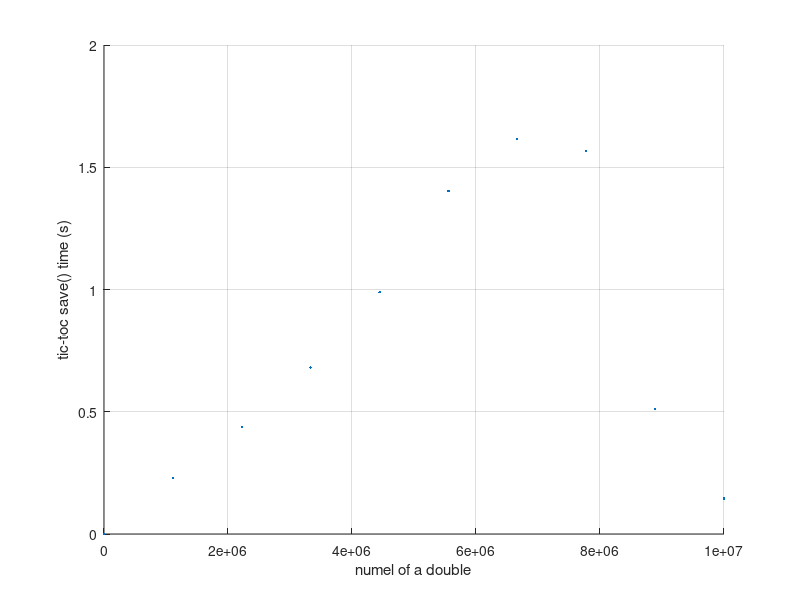

Write the MATLAB code that produced this figure.
function benchWriteMatFiles
% Time how .mat file overwriting time depends on double variable size.
%
% With Matlab 7.11.0.584 (R2010b) on a MACI64, overwrite time was quite
% linear.  This is not surprising.
%
% With MATLAB 7.8.0.347 (R2009a) on a MACI (32 bit), overwrite time was
% quite linear, as well.
%
% @ingroup utilities

filename = 'benchMat.mat';
d = [];
save(filename, 'd');

sizes = floor(linspace(0, 1e7, 10));
n = numel(sizes);
times = zeros(1,n);
for ii = [1 1:n]
    clear('d');
    d = zeros(1,sizes(ii));
    tic;
    save(filename, 'd', '-append');
    times(ii) = toc;
    sizes(ii) = numel(d);
end

f = figure(543);
clf(f)
ax = axes( ...
    'Parent', f, ...
    'XLim', [min(sizes)-1, max(sizes) + 1], ...
    'XGrid', 'on', ...
    'YGrid', 'on');
xlabel(ax, 'numel of a double');
ylabel(ax, 'tic-toc save() time (s)');
line(sizes, times, ...
    'Parent', ax, ...
    'LineStyle', 'none', ...
    'Marker', '.');

delete(filename)